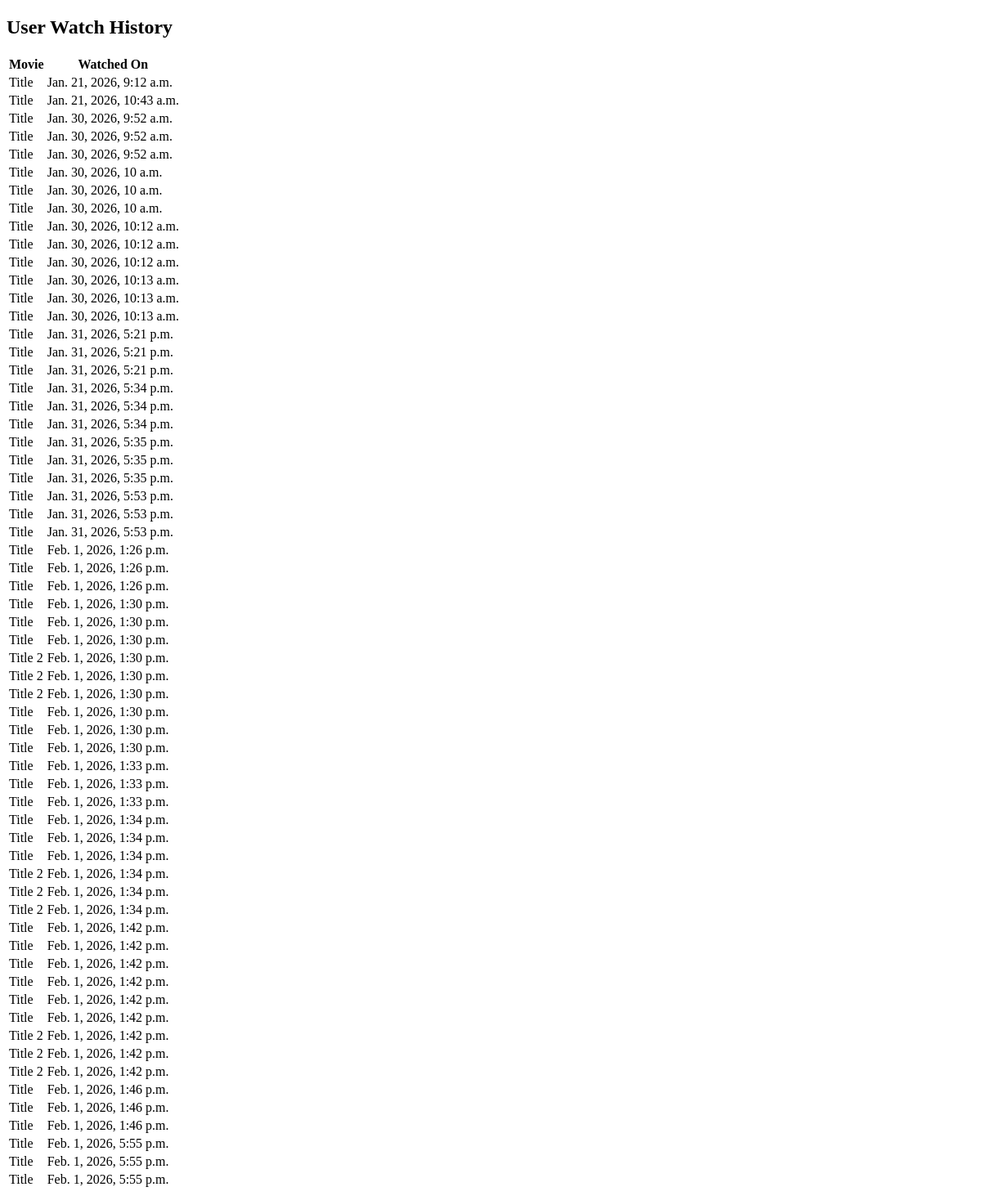
Page /user/history/1/ (signed in) on the earlier database version.
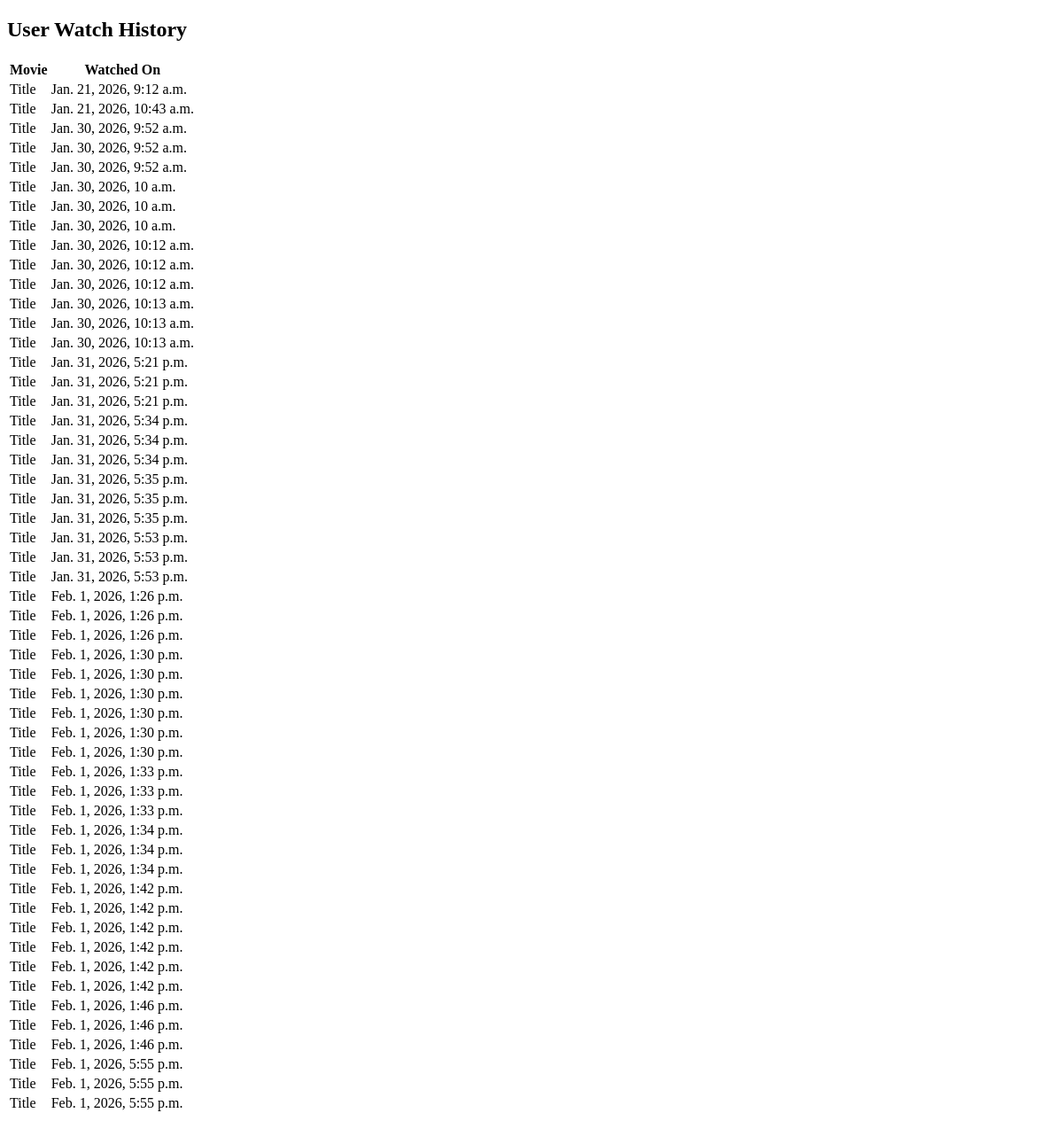
Same page on the later database version.
### adminApp/models.py (models this page shows)
class WatchHistory(models.Model):
    user_id = models.ForeignKey(User, on_delete=models.CASCADE)
    movie_id = models.ForeignKey(Movie, on_delete=models.CASCADE)
    watched_on = models.DateTimeField(auto_now_add=True)

class Movie(models.Model):
    thumbnail = models.FileField(upload_to='thumbnails/')
    title = models.CharField(max_length=255)
    description = models.TextField()
    video_file = models.FileField(upload_to='videos/')
    count = models.IntegerField(default=0)

### adminApp/views.py (the view)
# urls.py: path("user/history/<int:user_id>/", views.user_history, name="user_history"),
@login_required(login_url="admin_login")
def user_history(request, user_id):
    history = WatchHistory.objects.filter(
        user_id=user_id
    ).select_related("movie_id")
    return render(request, "userhistory.html", {
        "history": history
    })

### adminApp/templates/userhistory.html (shortened to what this page needs)
<!DOCTYPE html>
<html lang="en">
<head>
</head>
<body>
    <h2>User Watch History</h2>
    <table>
    <tr>
        <th>Movie</th>
        <th>Watched On</th>
    </tr>
    {% for item in history %}
    <tr>
        <td>{{ item.movie_id.title }}</td>
        <td>{{ item.watched_on }}</td>
    </tr>
    {% empty %}
    <tr>
        <td colspan="2">No history found</td>
    </tr>
    {% endfor %}
    </table>
</body>
</html>

Differences in the rows shown:
removed WatchHistory: movie_id "Title 2", watched_on "Feb. 1, 2026, 1:30 p.m."
removed WatchHistory: movie_id "Title 2", watched_on "Feb. 1, 2026, 1:30 p.m."
removed WatchHistory: movie_id "Title 2", watched_on "Feb. 1, 2026, 1:30 p.m."
removed WatchHistory: movie_id "Title 2", watched_on "Feb. 1, 2026, 1:34 p.m."
removed WatchHistory: movie_id "Title 2", watched_on "Feb. 1, 2026, 1:34 p.m."
removed WatchHistory: movie_id "Title 2", watched_on "Feb. 1, 2026, 1:34 p.m."
removed WatchHistory: movie_id "Title 2", watched_on "Feb. 1, 2026, 1:42 p.m."
removed WatchHistory: movie_id "Title 2", watched_on "Feb. 1, 2026, 1:42 p.m."
removed WatchHistory: movie_id "Title 2", watched_on "Feb. 1, 2026, 1:42 p.m."
